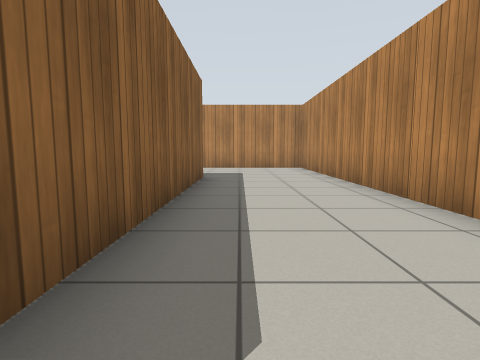
view 1 (above)

16 first-person views from a walk through a world built for the Gazebo simulator. The camera is 0.72 m above the floor, tilts 6° down and sees 80° across. The floor is counted in squares, 1 m on a side. Each view is taken from the middle of a square. On the plan, view 1 faces up. The plan holds only what a view shows up to about 10 squares ahead; the rest is blank. Simple patterns stand in for the simulator's built-in surfaces.

view 2
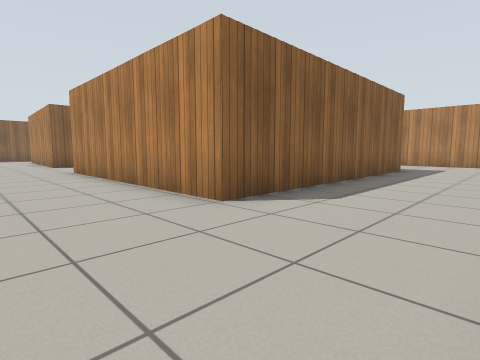

view 3
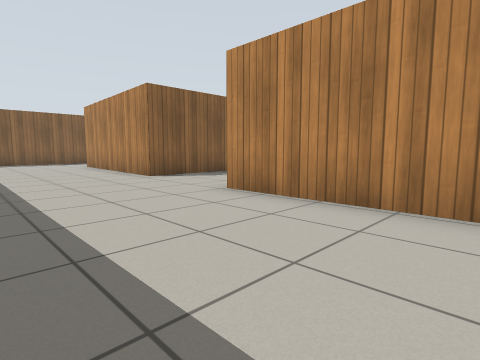

view 4
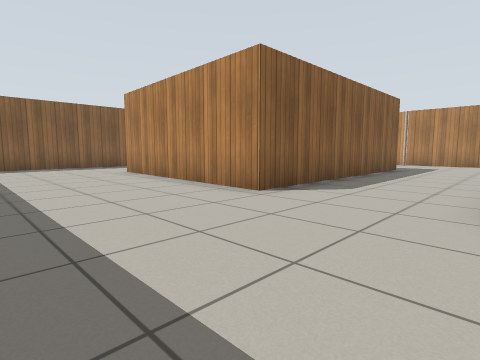

view 5
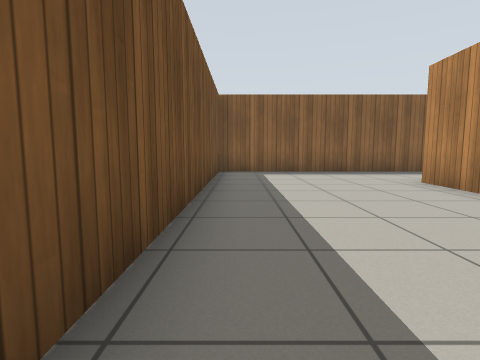

view 6
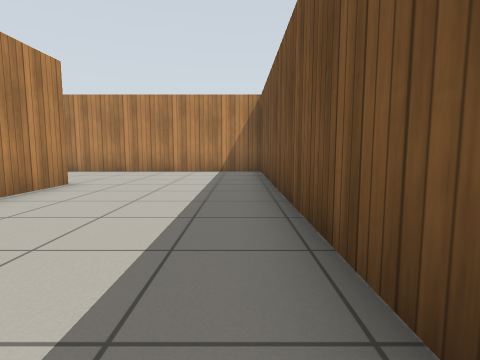

view 7
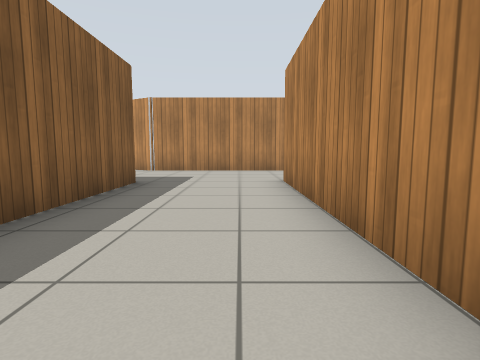

view 8
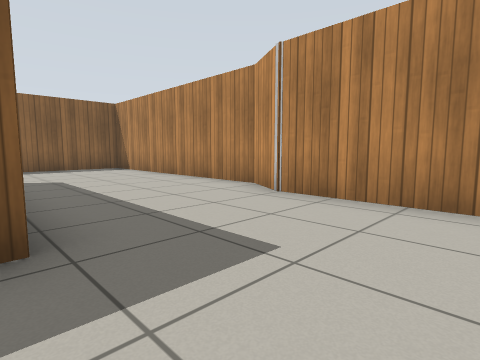

view 9
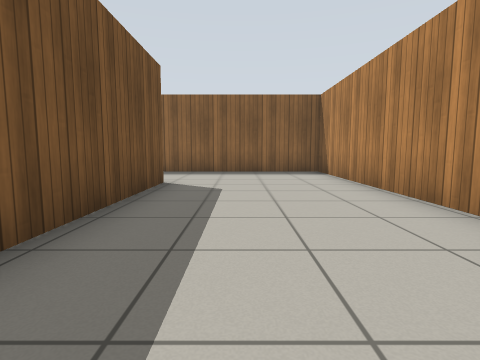

view 10
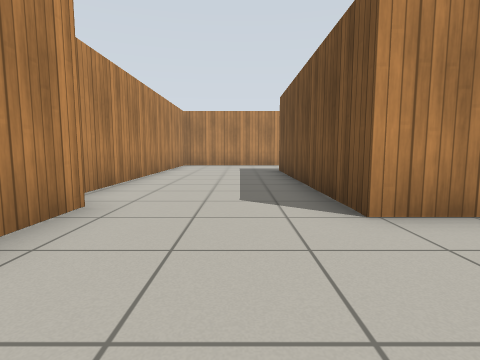

view 11
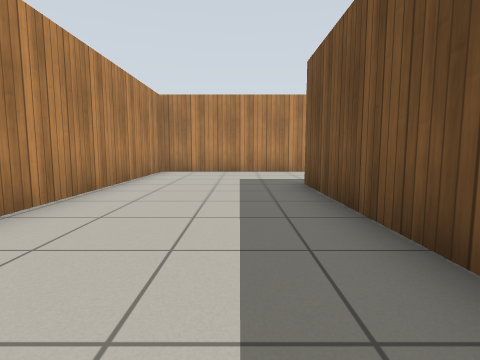

view 12
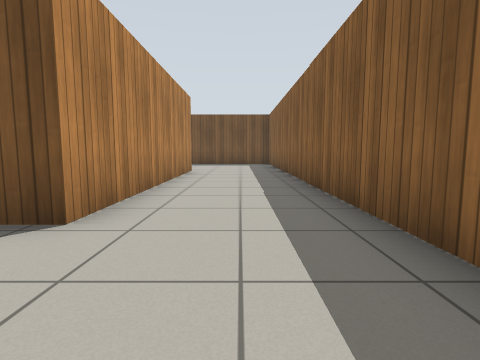

view 13
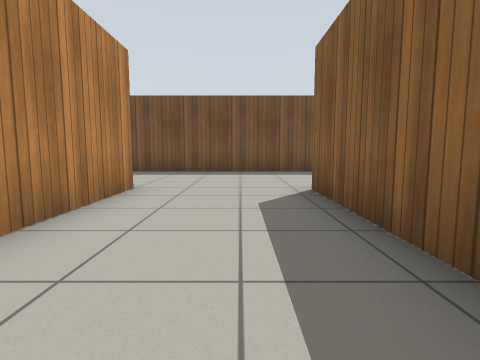

view 14
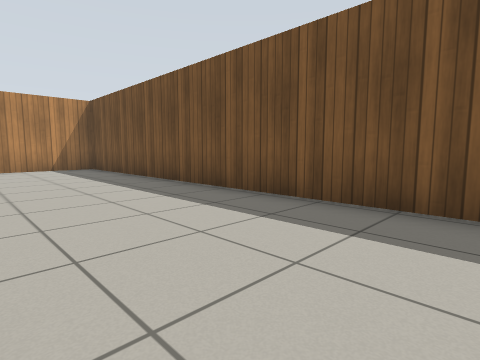

view 15
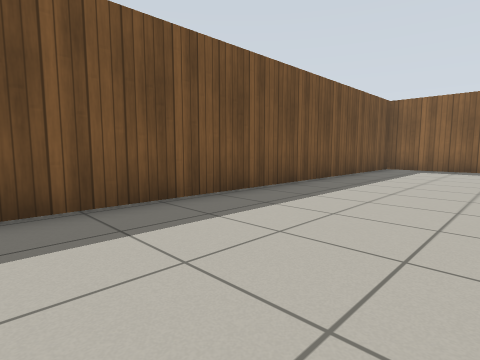

view 16
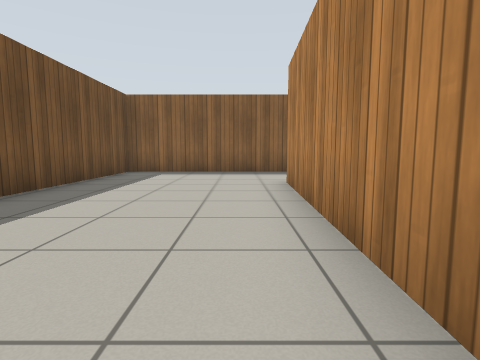

### Floor plan
Points are (right, up) in squares from view 1. A wall is a line through its corners. A room is listed if a view was taken in it or the views show most of it. See-through windows are left out.
Room 1 (views 1, 2, 3, 4, 5, 6, 7, 8, 9, 10, 11, 12, 13, 14, 15, 16)
walls: (-8, -0.3) (-8, 7.6) (-1, 7.6) (-1, -0.6) (-8, -0.3); (-11.3, 7.4) (-11.3, -0.2) (-17.3, 0) (-17.3, 7.3) (-12.9, 7.3); (-7.4, 11) (-12.1, 11) (-13.2, 11.6) (-20.5, 11.6) (-20.5, -4.7) (2.5, -4.7) (2.5, 11.6) (-6.2, 11.6)

Where each view was taken, in squares from view 1:
view 1: 0 up, 0 right, facing up
view 2: 3 down, 2 right, facing up-left
view 3: 4 down, 4 left, facing up-left
view 4: 4 down, 8 left, facing up-left
view 5: 4 down, 11 left, facing left
view 6: 4 down, 7 left, facing right
view 7: 1 up, 9 left, facing up
view 8: 7 up, 9 left, facing up-left
view 9: 9 up, 11 left, facing left
view 10: 9 up, 11 left, facing right
view 11: 9 up, 7 left, facing right
view 12: 10 up, 19 left, facing down
view 13: 5 up, 10 left, facing down
view 14: 1 down, 9 left, facing down-right
view 15: 1 down, 9 left, facing down-left
view 16: 1 down, 11 left, facing left
